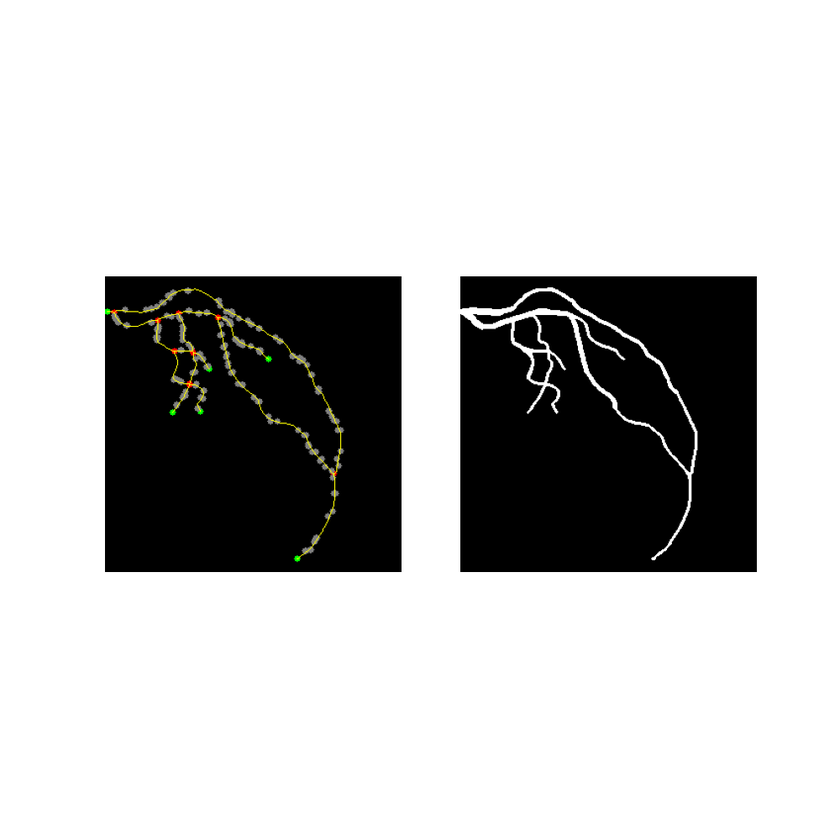
#> input picture discretization/2.png, 840 x 840 px, shrunk from 1000 x 1000 before the run, given in place of 2.pgm, which was not available
$ jupyter execute --allow-errors second.ipynb   (text cells are left out)
#> lines starting #> are read from the running program, lines starting #| are printed output that depends on the picture; after the words box and inside, x2 and y2 are one past the last pixel; in counts of white or black regions, pixels touching at a corner belong together; pictures that were not available may be replaced by others from this repository, and a replacement may not be noted
[cell 1]
import numpy as np
import matplotlib.pyplot as plt
from skimage import  filters
from scipy.ndimage import  laplace
from sklearn.metrics import accuracy_score, recall_score, precision_score, f1_score, confusion_matrix

from skimage import  morphology as mo

import cv2 as cv

import pandas as pd

[cell 2]
image_path = 'data/original/2.pgm'
groundtruth_path = 'data/groundtruth/2_gt.pgm'
image = cv.imread(image_path, cv.IMREAD_GRAYSCALE)
#> image: shape (840, 840); min 0, max 255, mean 194
#> (the rest of this cell did not finish here and is left out)

[cell 3]
plt.figure(figsize=(10, 10))
plt.subplot(1, 2, 1)
plt.imshow(image, cmap='gray')
plt.title('Original Image')
plt.axis('off')

[cell 4]
def inpaint_image(image):
    mask = (image < 25).astype(np.uint8)
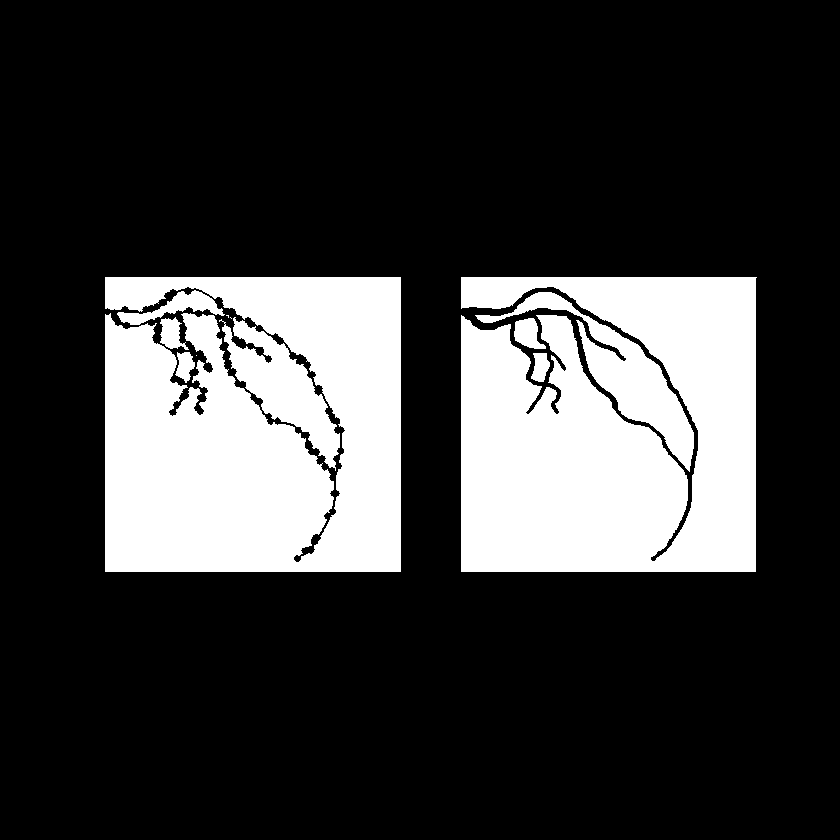
#> mask: shape (840, 840); values 0 (black) and 1 (white), 23.2% white; 12 white regions (3 under 20 px)
    countours, _ = cv.findContours(mask, cv.RETR_EXTERNAL, cv.CHAIN_APPROX_SIMPLE)
#> countours = 12 contours, 3 with area under 20; largest, box (x1, y1, x2, y2) and area: (461, 277, 757, 572) 71778, (105, 277, 401, 572) 71760, (475, 292, 694, 472) 7496, (219, 317, 340, 471) 6354, (117, 290, 225, 325) 1176
    inpainting_mask = np.zeros_like(image)
    cv.drawContours(inpainting_mask, countours, -1, 255, -1)
#> inpainting_mask: shape (840, 840); 23.2% white; 12 white regions (3 under 20 px), largest, box (x1, y1, x2, y2) and area: (105, 277, 401, 572) 73000, (461, 277, 757, 572) 72908, (475, 292, 694, 472) 7850
    edges = cv.Canny(inpainting_mask, 100, 200)
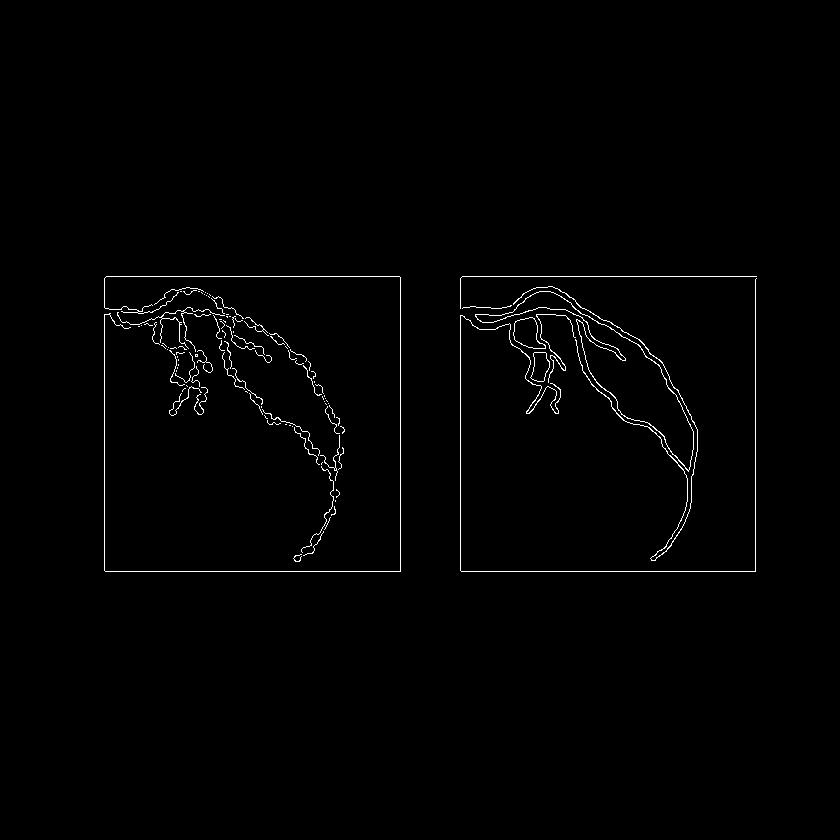
#> edges: shape (840, 840); 0.97% white in thin lines or dots, all inside (x1, y1, x2, y2) = (104, 276, 757, 572)
    dilated_edges = cv.dilate(edges, None, iterations=2)
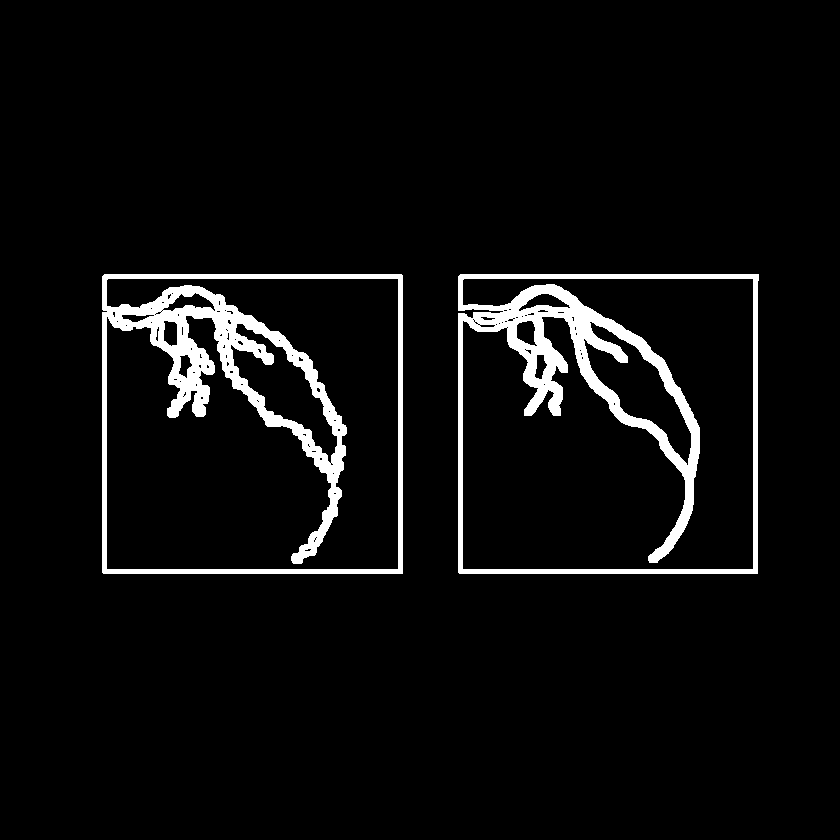
#> dilated_edges: shape (840, 840); 5% white; 2 white regions, box (x1, y1, x2, y2) and area: (102, 274, 403, 574) 18019, (458, 274, 759, 574) 17340
    combined_mask = cv.bitwise_or(inpainting_mask, dilated_edges)
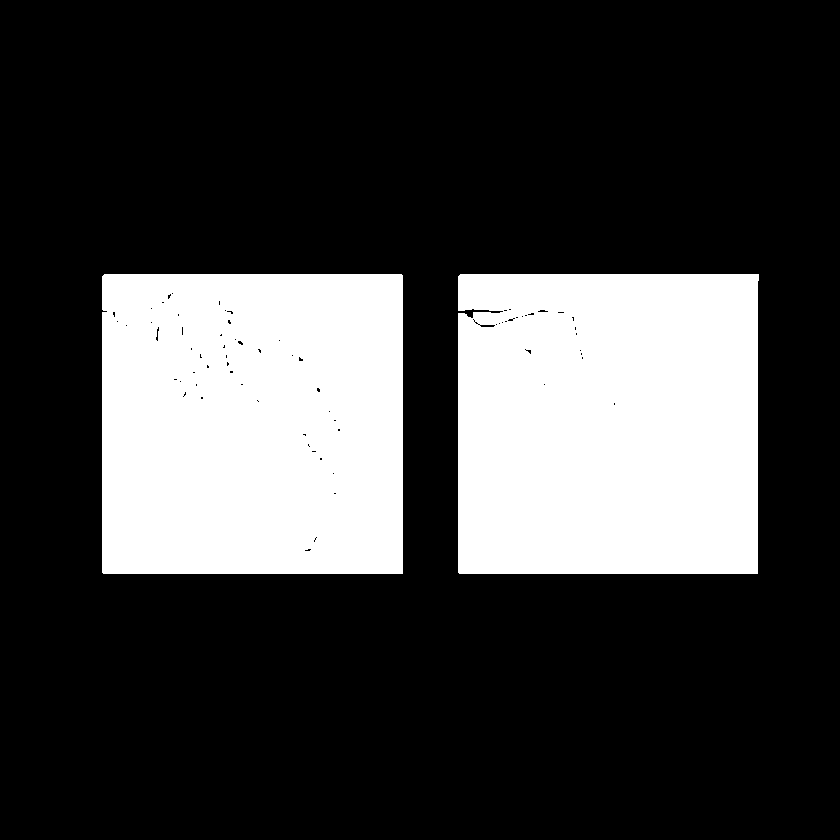
#> combined_mask: shape (840, 840); 25.5% white; 2 white regions, box (x1, y1, x2, y2) and area: (102, 274, 403, 574) 90075, (458, 274, 759, 574) 89758
    image_inpainted = cv.inpaint(image, combined_mask, inpaintRadius=5, flags=cv.INPAINT_TELEA)
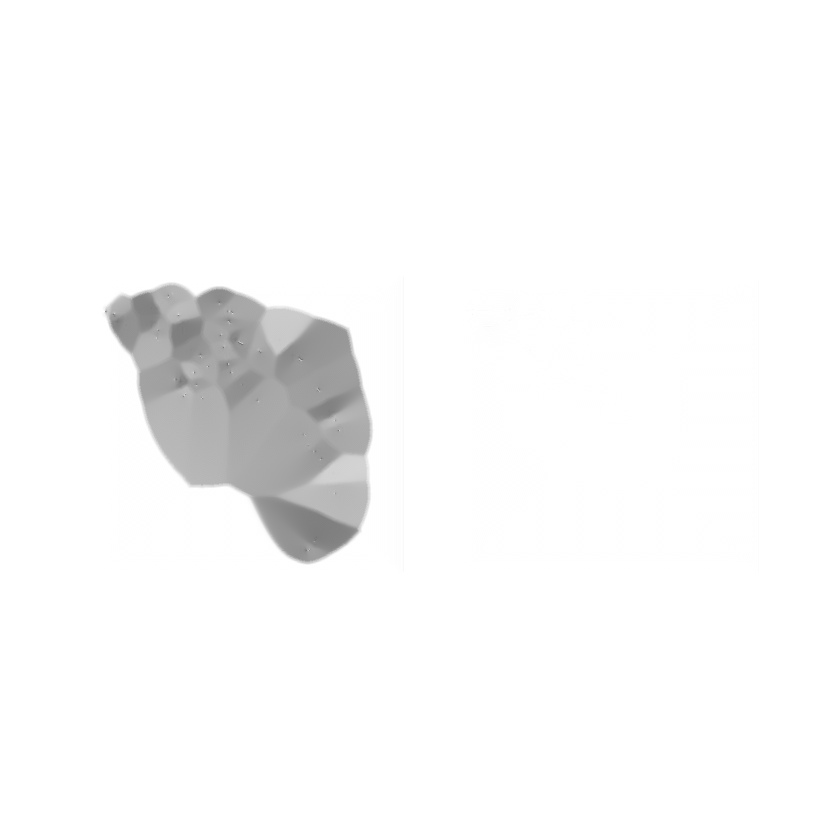
#> image_inpainted: shape (840, 840); min 112, max 255, mean 248.8
    return image_inpainted

[cell 5]
I = image
I = inpaint_image(I)

plt.figure(figsize=(10, 10))
plt.subplot(1, 2, 1)
plt.imshow(image, cmap='gray')
plt.title('Original Image')
plt.axis('off')

plt.subplot(1, 2, 2)
plt.imshow(I, cmap='gray')
plt.title('Inpainted Image')
plt.axis('off')

plt.show()

$ run again, with discretization/1.png copied over discretization/2.png
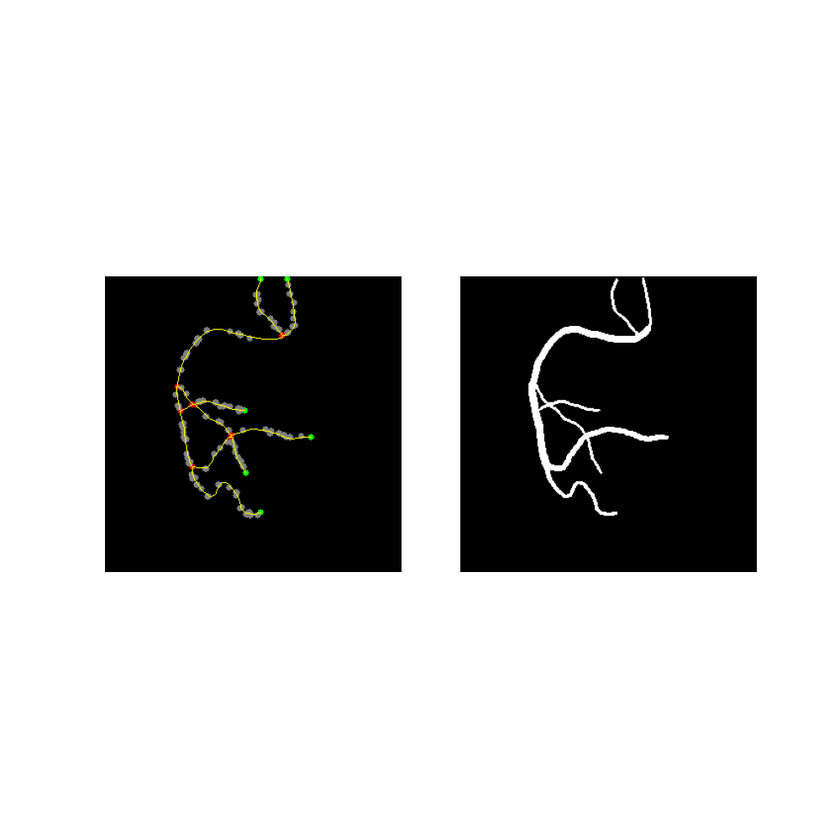
#> input picture discretization/1.png, 840 x 840 px, shrunk from 1000 x 1000 before the run, given in place of 2.pgm, which was not available
#> in inpaint_image, `mask = (image < 25).astype(np.uint8)`:
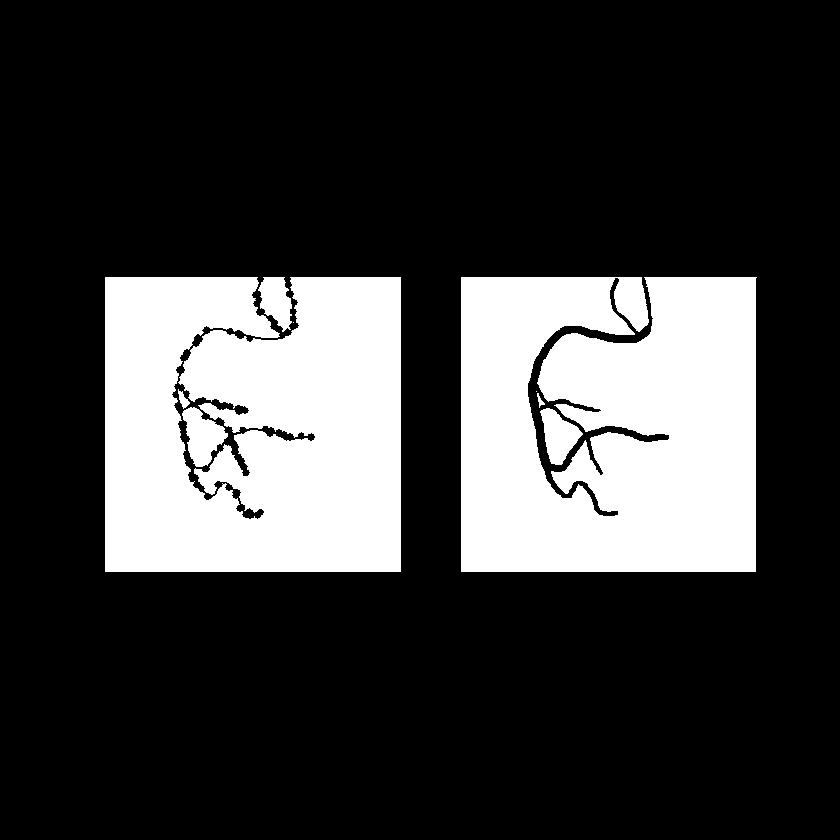
#> mask: shape (840, 840); values 0 (black) and 1 (white), 23.5% white; 9 white regions (2 under 20 px)
#> countours = 9 contours, 2 with area under 20; largest, box (x1, y1, x2, y2) and area: (461, 277, 757, 572) 79881, (105, 277, 401, 572) 79320, (182, 407, 228, 467) 1483, (540, 408, 583, 465) 1312, (258, 277, 292, 332) 1136, (178, 389, 190, 409) 88, (537, 393, 545, 408) 30
#> inpainting_mask: shape (840, 840); 23.5% white; 9 white regions (2 under 20 px), largest, box (x1, y1, x2, y2) and area: (461, 277, 757, 572) 81082, (105, 277, 401, 572) 80553, (182, 407, 228, 467) 1568
#> edges: shape (840, 840); 0.77% white in thin lines or dots, all inside (x1, y1, x2, y2) = (104, 276, 757, 572)
#> dilated_edges: shape (840, 840); 4.1% white; 2 white regions, box (x1, y1, x2, y2) and area: (102, 274, 403, 574) 14524, (458, 274, 759, 574) 14109
#> combined_mask: shape (840, 840); 25.4% white; 2 white regions, box (x1, y1, x2, y2) and area: (102, 274, 403, 574) 90111, (458, 274, 759, 574) 89307
#> in inpaint_image, `image_inpainted = cv.inpaint(image, combined_mask, inpaintRadius=5, fl..`:
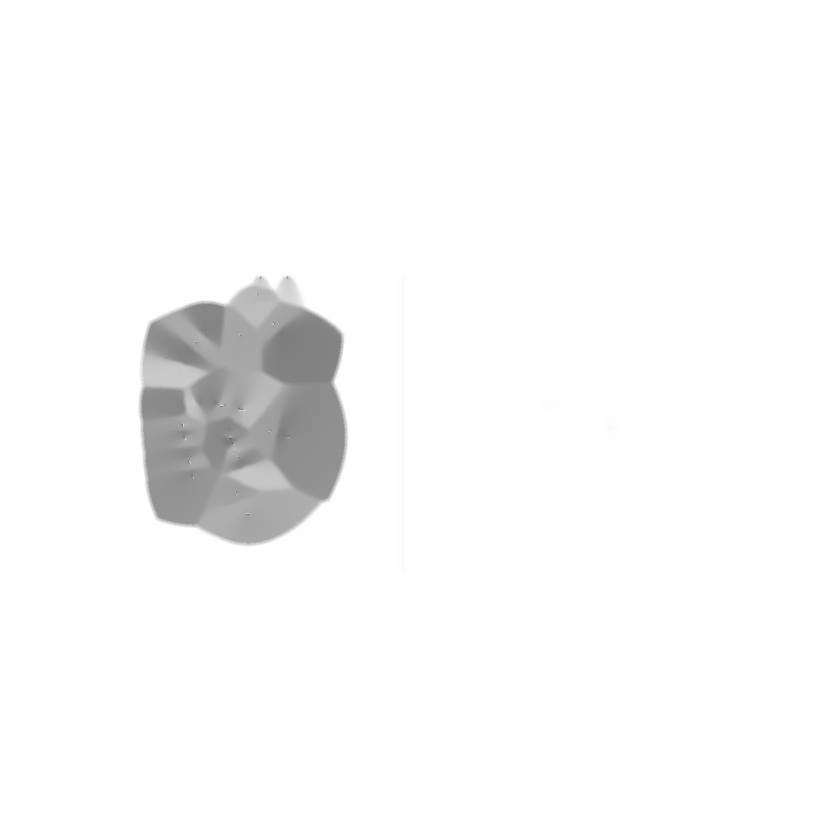
#> image_inpainted: shape (840, 840); min 76, max 255, mean 248.8
